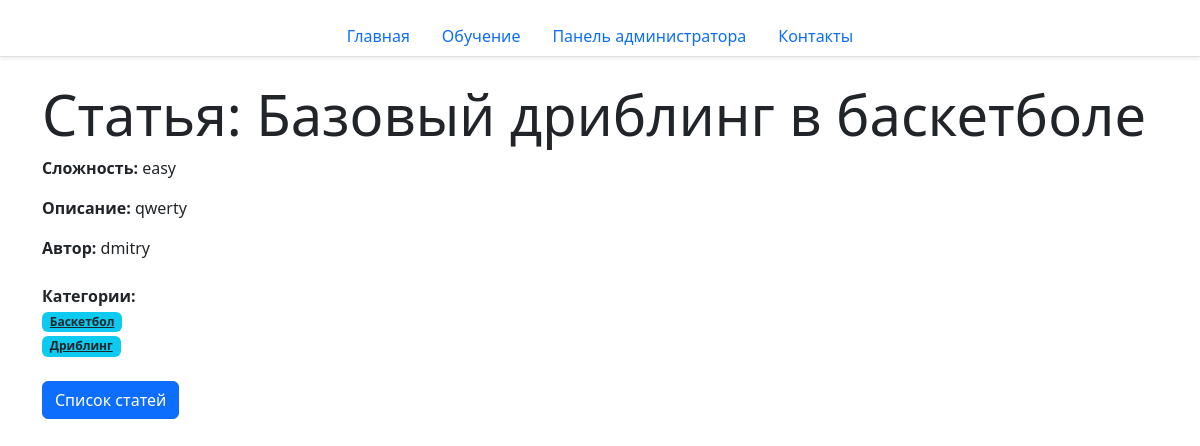
Page /site/articles/4/ on the earlier database version.
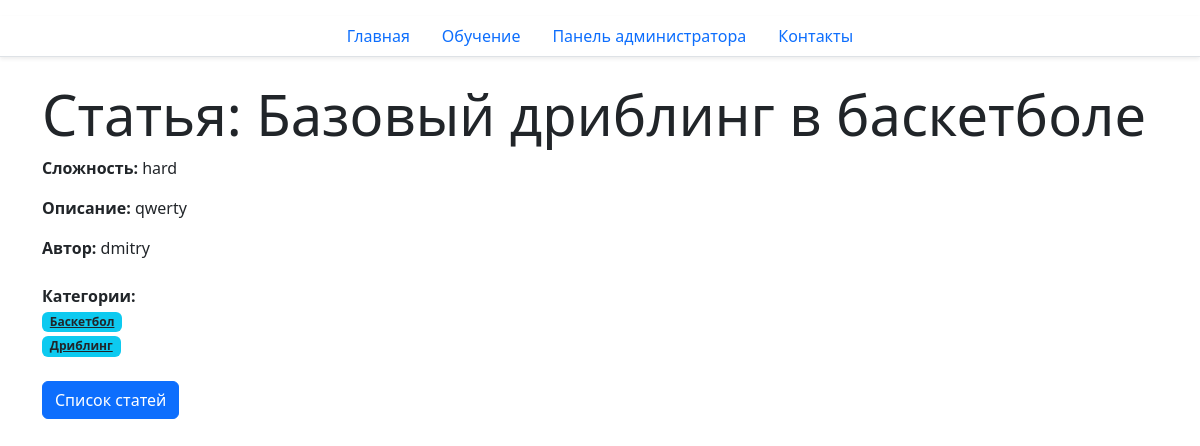
Same page on the later database version.
### site_app/models.py (models this page shows, shortened)
class Product(models.Model):
    name = models.CharField(max_length=100, verbose_name="Название")
    description = models.TextField(verbose_name="Описание")
    category = models.ManyToManyField(
        to=Category,
        related_name="products",
        verbose_name="Категории"
    )
    author = models.ForeignKey(
        to=UserModel,
        on_delete=models.CASCADE,
        verbose_name="Автор"
    )
    class Meta:
        verbose_name_plural = 'Статьи'
        ordering = ["pk"]
    class Сomplexity(models.TextChoices):
        EASY = 'easy', 'Легкий',
        MEDIUM = 'medium', 'Средний',
        HARD = 'hard', 'Сложный',
    complexity = models.CharField(
        max_length=10,
        choices=Сomplexity.choices,
        default=Сomplexity.EASY,
        verbose_name="Сложность"
    )
    created_at = models.DateTimeField(auto_now_add=True)
    updated_at = models.DateTimeField(auto_now=True)

### site_app/views.py (the view)
# urls.py: path("articles/<int:pk>/", ArticleDetailView.as_view(), name="article-detail"),
class ArticleDetailView(DetailView):
    model = Product
    template_name = "site_app/article_detail.html"
    context_object_name = "article_detail"

### site_app/templates/site_app/article_detail.html (shortened to what this page needs)
{% extends 'site_app/index.html' %}
{% block body %}
<div class="container mt-4">
    <h1 class="display-4">Статья: {{ article_detail.name }}</h1>
    <p><strong>Сложность:</strong> {{ article_detail.complexity }}</p>
    <p><strong>Описание:</strong> {{ article_detail.description }}</p>
    <p><strong>Автор:</strong> {{ article_detail.author }}</p>
    <div class="mt-4">
        <strong>Категории:</strong>
        <ul class="list-unstyled">
            {% for category in article_detail.category.all %}
                <li>
                    <a href="{% url 'site_app:category-detail' pk=category.pk %}" class="badge bg-info text-dark">{{ category.name }}</a>
                </li>
            {% endfor %}
        </ul>
    </div>
    <div class="mt-4">
        <a href="{% url 'site_app:ListArticle' %}" class="btn btn-primary">Список статей</a>
    </div>
</div>
{% endblock %}

Differences in the rows shown:
changed Product "Базовый дриблинг в баскетболе": complexity "easy" → "hard"
